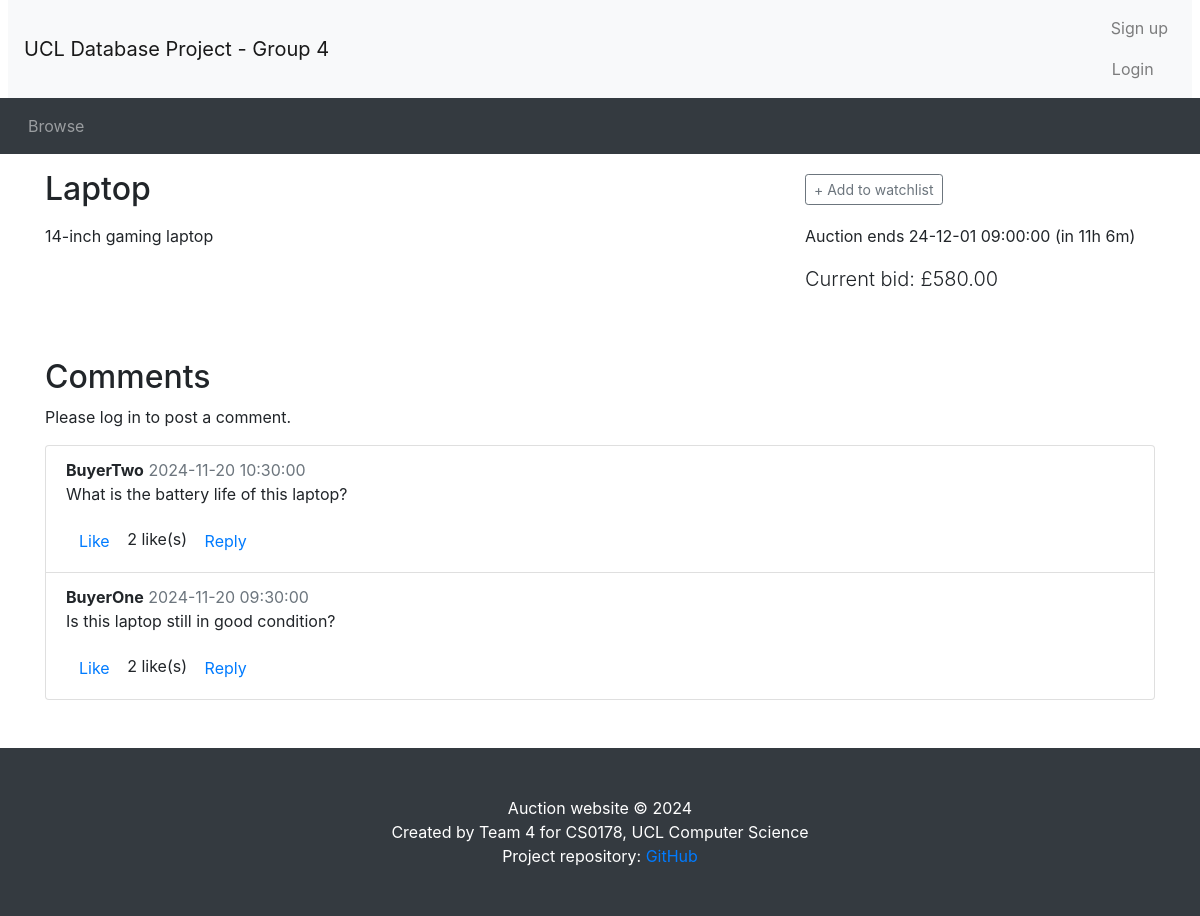
/listing.php?item_id=1, run on the app's committed database.
### tables this page shows
CREATE TABLE `auctions` (
    `item_id` INT PRIMARY KEY AUTO_INCREMENT,
    `title` VARCHAR(50)  UNIQUE NOT NULL,
    `details` TEXT,
    `category` VARCHAR(30) NOT NULL,
    `startPrice` DECIMAL(10, 2) NOT NULL,
    `reservePrice` DECIMAL(10, 2) CHECK (
        `reservePrice` IS NULL
        OR `reservePrice` >= `startPrice`
    ),
    `startDate` DATETIME NOT NULL,
    `endDate` DATETIME NOT NULL,
    `seller_id` INT NOT NULL,
    `status` ENUM('active', 'closed', 'cancelled') NOT NULL,
    FOREIGN KEY (`seller_id`) REFERENCES `seller` (`user_id`) ON DELETE CASCADE
);

CREATE TABLE `bids` (
    `bid_id` INT PRIMARY KEY AUTO_INCREMENT,
    `buyer_id` INT NOT NULL,
    `item_id` INT NOT NULL,
    `bidPrice` DECIMAL(10, 2) NOT NULL,
    `bidTime` DATETIME NOT NULL,
    FOREIGN KEY (`buyer_id`) REFERENCES `buyer` (`user_id`) ON DELETE CASCADE,
    FOREIGN KEY (`item_id`) REFERENCES `auctions` (`item_id`) ON DELETE CASCADE
);

CREATE TABLE `comments` (
    `comment_id` INT PRIMARY KEY AUTO_INCREMENT,
    `item_id` INT NOT NULL,
    `buyer_id` INT NOT NULL,
    `time` DATETIME NOT NULL,
    `content` VARCHAR(1023) NOT NULL,
    `parent_comment_id` INT,
    FOREIGN KEY (`item_id`) REFERENCES `auctions` (`item_id`) ON DELETE CASCADE,
    FOREIGN KEY (`buyer_id`) REFERENCES `buyer` (`user_id`) ON DELETE CASCADE,
    FOREIGN KEY (`parent_comment_id`) REFERENCES `comments` (`comment_id`) ON DELETE CASCADE
);

CREATE TABLE `profile` (
    `user_id` INT PRIMARY KEY,
    `username` VARCHAR(50) NOT NULL,
    `tel` VARCHAR(15) NOT NULL,
    `address` VARCHAR(100) NOT NULL UNIQUE,
    FOREIGN KEY (`user_id`) REFERENCES `user` (`user_id`) ON DELETE CASCADE
);

### utilities.php (called while the page is built, shortened)
<?php
function display_time_remaining($interval)
{
    if ($interval->days == 0 && $interval->h == 0) {
        $time_remaining = $interval->format('%im %Ss');
    } else if ($interval->days == 0) {
        $time_remaining = $interval->format('%hh %im');
    } else {
        $time_remaining = $interval->format('%ad %hh');
    }
    return $time_remaining;
}
?>

### listing.php (the view, shortened to what this page needs)
<?php include_once("header.php") ?>
<?php require("utilities.php") ?>
<?php require("my_db_connect.php") ?>
<?php
if (!isset($_GET['item_id'])) {
    $item_id = $_SESSION['viewing'];
} else {
    $item_id = $_GET['item_id'];
}
$sql = "SELECT * FROM auctions WHERE item_id = '$item_id';";
$result = mysqli_query($con, $sql);
$fetch = mysqli_fetch_array($result);
$title = $fetch['title'];
$status = $fetch['status'];
$description = $fetch['details'];
$bid_sql = "SELECT bidPrice FROM bids WHERE item_id = $item_id ORDER BY bidPrice DESC";
$bid_result = mysqli_query($con, $bid_sql);
$num_bids = mysqli_num_rows($bid_result);
if ($num_bids > 0) {
    $current_price = mysqli_fetch_assoc($bid_result)['bidPrice'];
} else {
    $current_price = $fetch['startPrice'];
}
$end_time = new DateTime($fetch['endDate']);
$now = new DateTime();
if ($now < $end_time) {
    $time_to_end = date_diff($now, $end_time);
    $time_remaining = ' (in ' . display_time_remaining($time_to_end) . ')';
}
if (isset($_SESSION['user_id'])) {
    $has_session = true;
    $user_id = $_SESSION['user_id'];
    $sql = "SELECT buyer_id, item_id FROM watchlist WHERE buyer_id = '$user_id' AND item_id = '$item_id'";
    $result = mysqli_query($con, $sql);
    $row = mysqli_num_rows($result);
    if (!$row) {
        $watching = false;
    } else {
        $watching = true;
    }
} else {
    $has_session = false;
    $watching = false;
}
?>
<div class="container">
    <div class="row">
        <div class="col-sm-8">
            <h2 class="my-3"><?php echo ($title); ?></h2>
        </div>
        <div class="col-sm-4 align-self-center">
            <?php
            if ($now < $end_time):
                ?>
                <div id="watch_nowatch" <?php if ($has_session && $watching)
                    echo ('style="display: none"'); ?>>
                    <button type="button" class="btn btn-outline-secondary btn-sm" onclick="addToWatchlist()">+ Add to
                        watchlist</button>
                </div>
            <?php endif ?>
        </div>
    </div>
    <div class="row">
        <div class="col-sm-8">
            <div class="itemDescription">
                <?php echo ($description); ?>
            </div>
        </div>
        <div class="col-sm-4">
            <p>
                <?php if ($status == 'cancelled') { ?>
                    This auction was cancelled by its owner.
                <?php } else if ($now > $end_time): ?>
                        This auction ended <?php echo (date_format($end_time, 'y-m-d H:i:s')) ?>
                <?php else: ?>
                        Auction ends <?php echo (date_format($end_time, 'y-m-d H:i:s') . $time_remaining) ?>
                    </p>
                    <p class="lead">Current bid: £<?php echo (number_format($current_price, 2)) ?></p>
            <?php endif ?>
        </div>
    </div>
</div>
<?php
$comments_sql = "SELECT c.comment_id, c.buyer_id, c.time, c.content, u.username, c.parent_comment_id
                 FROM comments c
                 JOIN profile u ON c.buyer_id = u.user_id
                 WHERE c.item_id = $item_id
                 ORDER BY c.time DESC";
$comments_result = mysqli_query($con, $comments_sql);
?>
<div class="container mt-5" id="comments-section">
    <h2>Comments</h2>
    <?php if (isset($_SESSION['logged_in']) && $_SESSION['logged_in'] == true): ?>
        <form method="POST" action="post_comment.php">
            <div class="form-group">
                <textarea class="form-control" id="commentContent" name="content" placeholder="Write a comment..." required></textarea>
            </div>
            <input type="hidden" name="item_id" value="<?php echo $item_id; ?>">
            <button type="submit" class="btn btn-primary">Post Comment</button>
        </form>
    <?php else: ?>
        <p>Please log in to post a comment.</p>
    <?php endif; ?>
    <ul class="list-group mt-3">
        <?php if (mysqli_num_rows($comments_result) > 0): ?>
            <?php while ($comment = mysqli_fetch_assoc($comments_result)): ?>
                <li class="list-group-item">
                    <strong><?php echo htmlspecialchars($comment['username']); ?></strong>
                    <span class="text-muted"><?php echo date("Y-m-d H:i:s", strtotime($comment['time'])); ?></span>
                    <p><?php echo nl2br(htmlspecialchars($comment['content'])); ?></p>
                    <div class="comment-actions">
                        <button class="btn btn-link" onclick="likeComment(<?php echo $comment['comment_id']; ?>)">Like</button>
                        <?php
                        $sql = 'SELECT COUNT(*) AS likes FROM comment_likes WHERE comment_id = ' . $comment['comment_id'];
                        $result = mysqli_query($con, $sql);
                        $row = mysqli_fetch_assoc($result);
                        $comment['likes'] = $row['likes'];
                        ?>
                        <span><?php echo $comment['likes'] . " like(s)";?></span>
                        <button class="btn btn-link" onclick="showReplyForm(<?php echo $comment['comment_id']; ?>)">Reply</button>
                    </div>
                </li>
            <?php endwhile; ?>
        <?php else: ?>
            <p>No comments yet. Be the first to comment!</p>
        <?php endif; ?>
    </ul>
</div>
<?php include_once("footer.php") ?>

### data on the page
auctions: title "Laptop", details "14-inch gaming laptop", endDate "24-12-01 09:00:00", endDate "(in 11h 6m)"
bids: bidPrice "580.00"
comments: profile.username "BuyerTwo", time "2024-11-20 10:30:00", content "What is the battery life of this laptop?", likes "2"
comments: profile.username "BuyerOne", time "2024-11-20 09:30:00", content "Is this laptop still in good condition?", likes "2"
